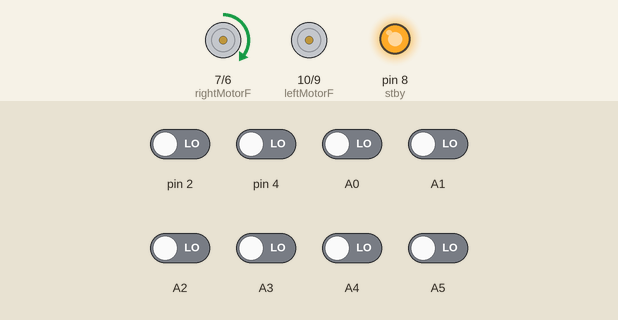
Simulated run of this sketch. Board: Arduino Uno, built with avr-gcc and run on an emulated ATmega328P. Shown: motor-driver pin pairs drawn as motors (green arrow = first pin HIGH = forward, orange = second pin HIGH = backward, longer = more drive, scaled by the enable pin, stopped while the standby pin is LOW), output pins drawn as LEDs (lit = HIGH). Inputs (shaded band) come from the test bench; at power-on: A0–5, pin 2, pin 4 LOW.

Above: at 15.1 s.
15.2 s: pin 2 driven HIGH
At 15.6 s:
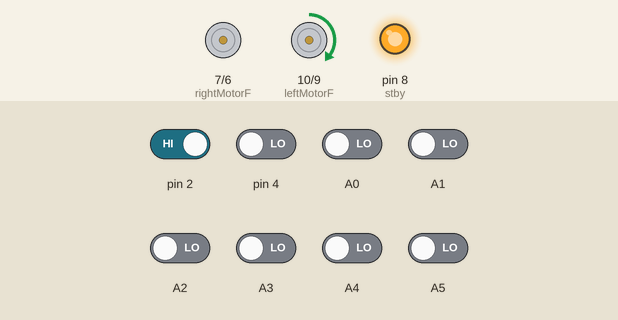
16.7 s: pin 4 driven HIGH
At 17.9 s:
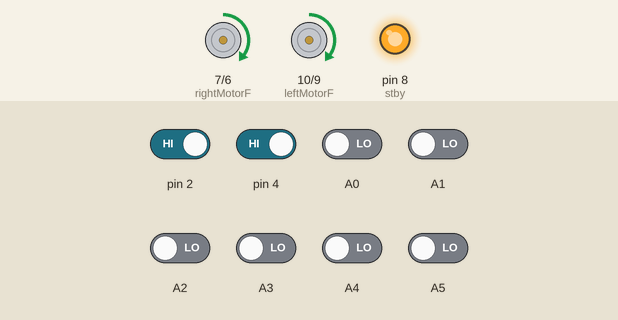
18.2 s: A0 driven HIGH
At 19.1 s:
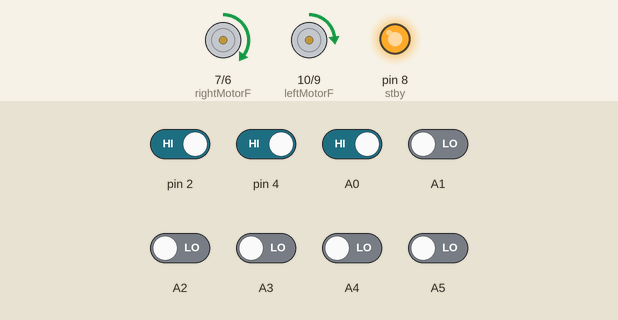
19.7 s: A1 driven HIGH
At 20.2 s:
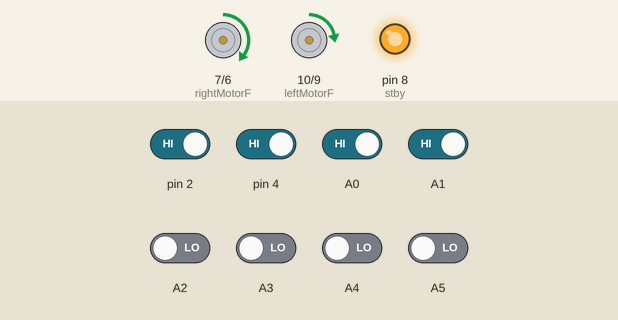
21.2 s: A2 driven HIGH
At 22.4 s:
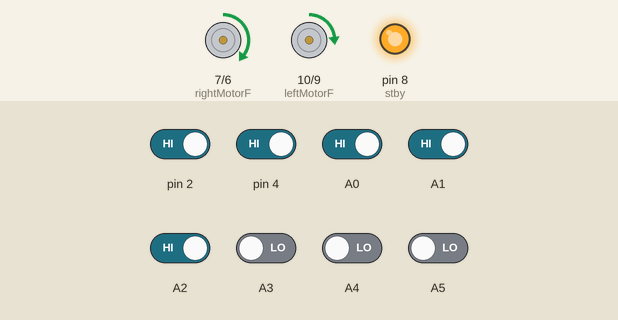
22.7 s: A3 driven HIGH
At 23.7 s:
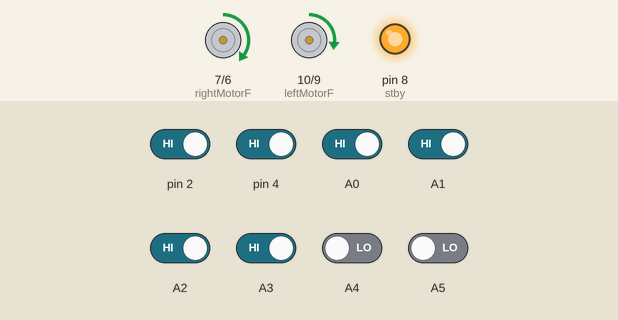
Timing chart, 0 to 25.2 s (numbered marks = the images above; inputs shaded):
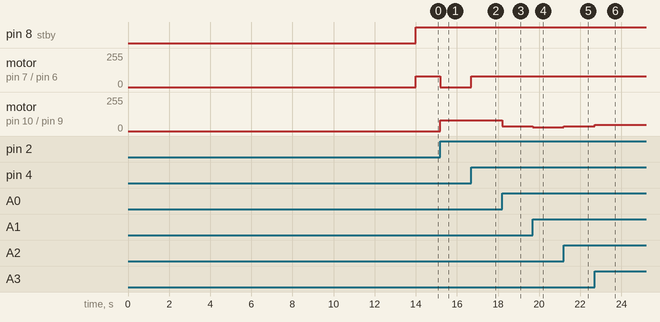

Measured:
- after the input at 15.2 s, motor on pin 7 (rightMotorF) / pin 6 (rightMotorB): forward 80/255 → stopped at once; motor on pin 10 (leftMotorF) / pin 9 (leftMotorB): stopped → forward 80/255 at once
- after the input at 16.7 s, motor on pin 7 (rightMotorF) / pin 6 (rightMotorB): stopped → forward 80/255 at once
- after the input at 18.2 s, motor on pin 10 (leftMotorF) / pin 9 (leftMotorB): forward 80/255 → forward 34/255 at once
- after the input at 19.7 s, motor on pin 10 (leftMotorF) / pin 9 (leftMotorB): forward 34/255 → forward 30/255 at once
- after the input at 21.2 s, motor on pin 10 (leftMotorF) / pin 9 (leftMotorB): forward 30/255 → forward 36/255 at once
- after the input at 22.7 s, motor on pin 10 (leftMotorF) / pin 9 (leftMotorB): forward 36/255 → forward 47/255 at once

The sketch:

pid.ino
```cpp
#include <QTRSensors.h>
//#define QTR_NO_EMITTERS_PIN 2
#define rightMotorF 7
#define rightMotorB 6
#define rightMotorPWM 5
#define leftMotorF 10
#define leftMotorB 9
#define leftMotorPWM 11
#define stby 8
// This example is designed for use with a QTR-8RC sensor
// This is a much cut-down version of the Pololu Example code

#define NUM_SENSORS  8   // number of sensors used
#define TIMEOUT       2500  // waits for 2500 us for sensor outputs to go low

// Create instance of sensors. Sensors connected to pins 5 to 12
QTRSensorsRC qtrrc((unsigned char[]) {A0,4, A1, A2, A3, A4, 2, A5}, 8, 2500); //QTR_NO_EMITTER_PIN);
unsigned int sensorValues[NUM_SENSORS];
unsigned int last_proportional = 0;
long integral = 0;

void setup()
{
 // pinMode(2,INPUT);
  pinMode(10, INPUT);
  pinMode(11, INPUT);
  pinMode(rightMotorF, OUTPUT);
  pinMode(rightMotorB, OUTPUT);
  pinMode(rightMotorPWM, OUTPUT);
  pinMode(leftMotorF, OUTPUT);
  pinMode(leftMotorB, OUTPUT);
  pinMode(leftMotorPWM, OUTPUT);
  pinMode(stby,OUTPUT);

  int k;
 delay(200);
for (k = 0; k < 250; k++) // make the calibration take about 5 seconds
{
qtrrc.calibrate();
delay(20);
Serial.println(k);
}
delay(2500);
}

void loop()
{
int position = qtrrc.readLine(sensorValues); // get calibrated readings along with the line position, refer to the QTR Sensors Arduino Library for more details on line position.


//Maths Part
 int proportional = int(position) - 3500;
 int derivative = proportional-last_proportional;
 integral+=proportional ;
last_proportional = proportional;


    int power_difference = proportional*0.04; //+ integral/10 + derivative*4;

  const int maximum = 80;
  if (power_difference > maximum)
    power_difference = maximum;
  if (power_difference < -maximum)
    power_difference = -maximum;

//Motor Motion
  if (power_difference < 0)
  {
 digitalWrite(rightMotorF, HIGH);
  digitalWrite(rightMotorB, LOW);
  analogWrite(rightMotorPWM, maximum);
    digitalWrite(leftMotorF, HIGH);
  digitalWrite(leftMotorB, LOW);
  analogWrite(leftMotorPWM, maximum + power_difference);
  digitalWrite(stby,HIGH);
  }
  else
{
 digitalWrite(rightMotorF, HIGH);
  digitalWrite(rightMotorB, LOW);
  analogWrite(rightMotorPWM,maximum - power_difference);
    digitalWrite(leftMotorF, HIGH);
  digitalWrite(leftMotorB, LOW);
  analogWrite(leftMotorPWM, maximum);
  digitalWrite(stby,HIGH);
}
}
```
